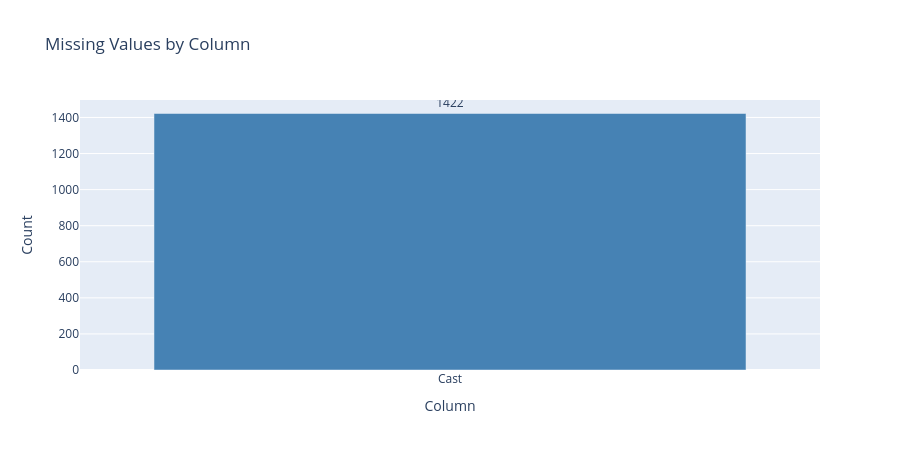

This figure's notebook cell:
### Markdown cell above
### 3.1 Missing Values

### Code cell
missing = df.isna().sum()
missing = missing[missing > 0]
print("Columns with missing values:")
print(missing)
print(f"\nTotal missing cells: {missing.sum():,} ({missing.sum()/len(df):.2%} of all rows)")

fig = go.Figure(data=go.Bar(
    x=missing.index,
    y=missing.values,
    text=missing.values,
    textposition="outside",
    marker_color="steelblue"
))
fig.update_layout(
    title="Missing Values by Column",
    xaxis_title="Column",
    yaxis_title="Count",
    yaxis=dict(showgrid=True),
    height=450
)
fig.show()

### Figure 1 — Plotly figure (JSON) as saved in the notebook; plotly's stock layout.template omitted (floating-point values rounded to 4 significant figures)
{"data": [{"marker": {"color": "steelblue"}, "text": [1422.0], "textposition": "outside", "type": "bar", "x": ["Cast"], "y": [1422]}], "layout": {"height": 450, "title": {"text": "Missing Values by Column"}, "xaxis": {"title": {"text": "Column"}}, "yaxis": {"showgrid": true, "title": {"text": "Count"}}}}
